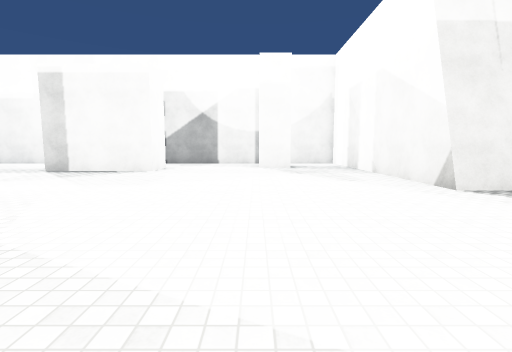
view 1 (above)

20 first-person views from a walk through a Unity game level. The camera is 1.4 m above the floor, tilts 6° down and sees 85° across. The floor is counted in squares, 2 m on a side. Each view is taken from the middle of a square. On the plan, view 1 faces up. The plan holds only what a view shows up to about 9 squares ahead; the rest is blank. The place goes on beyond the plan. The player is left out. Surface patterns are stand-ins for the level's own textures.

view 2
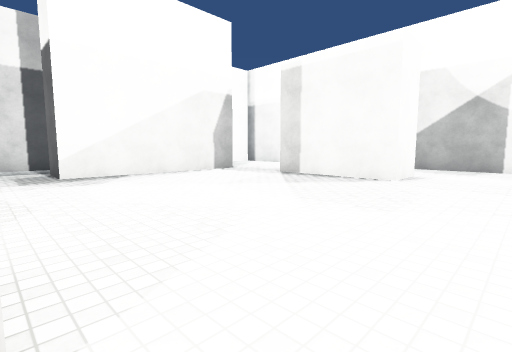

view 3
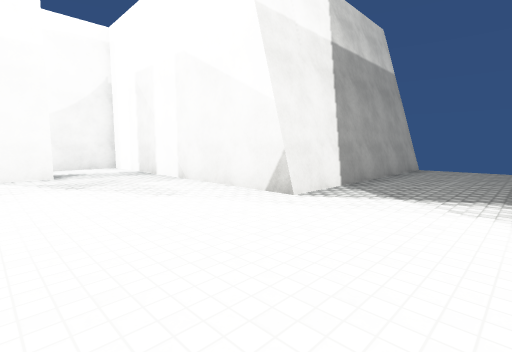

view 4
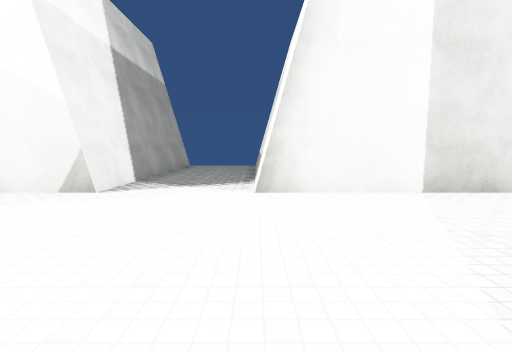

view 5
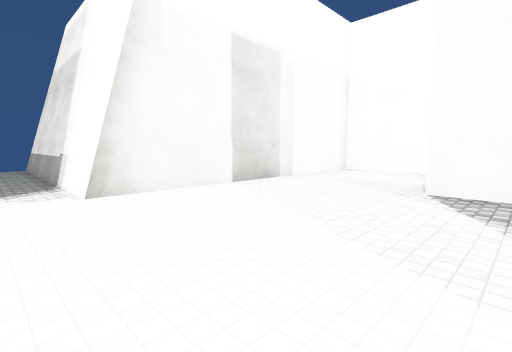

view 6
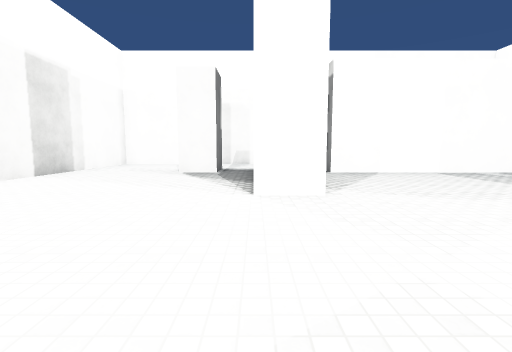

view 7
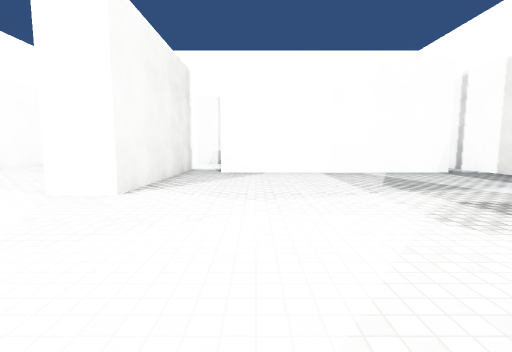

view 8
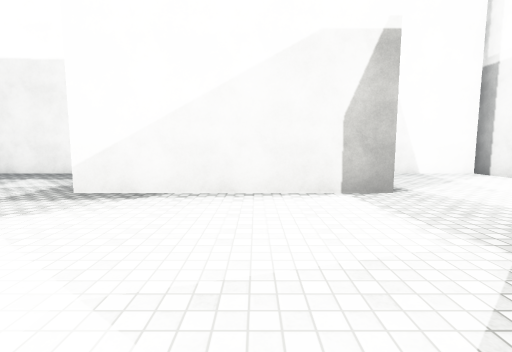

view 9
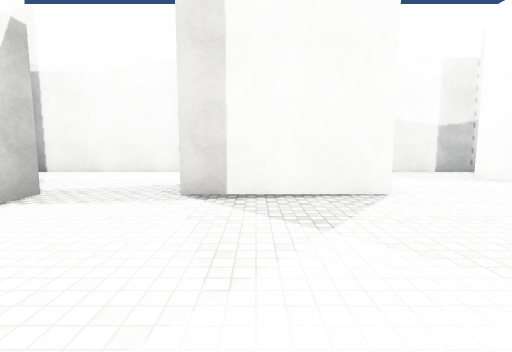

view 10
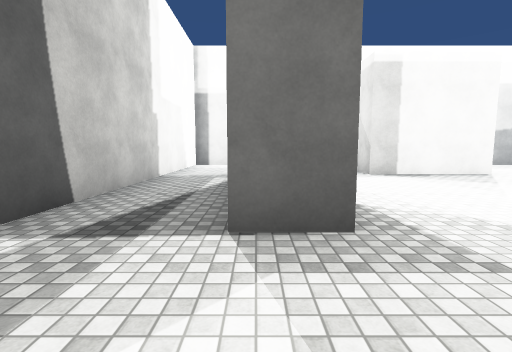

view 11
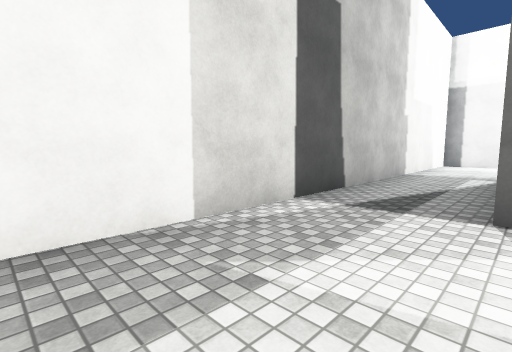

view 12
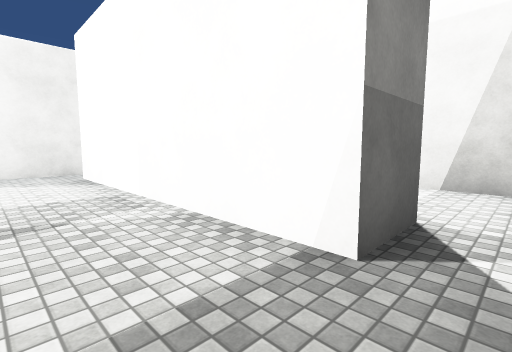

view 13
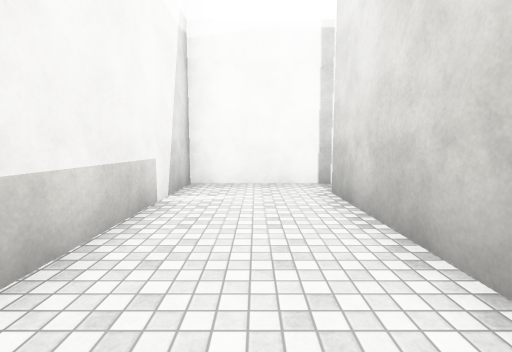

view 14
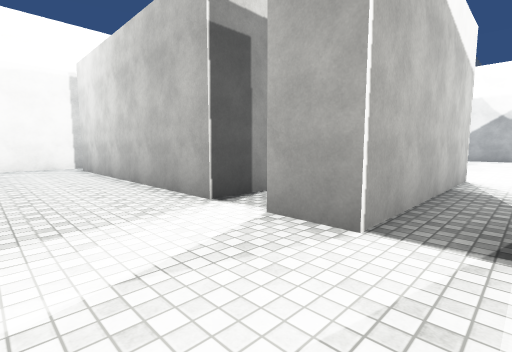

view 15
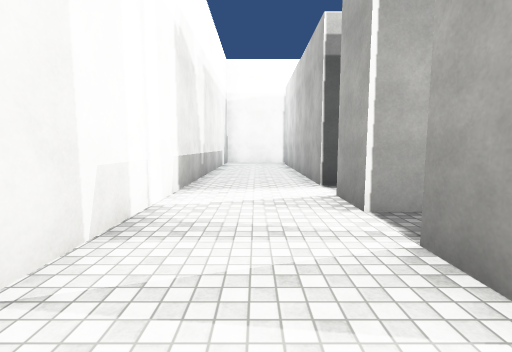

view 16
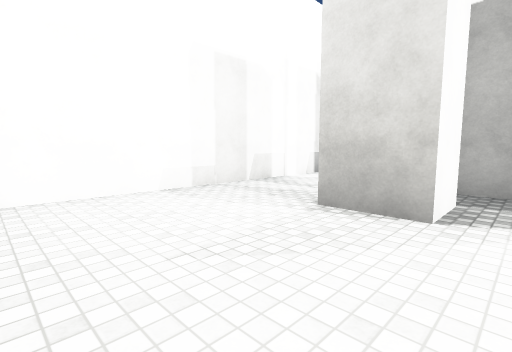

view 17
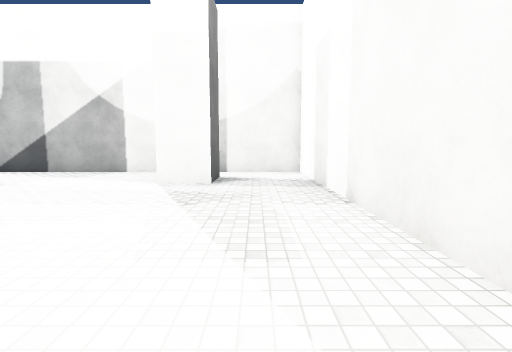

view 18
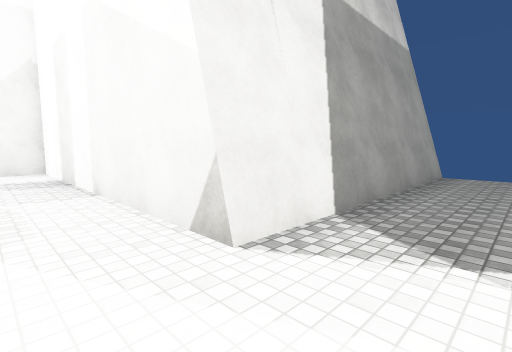

view 19
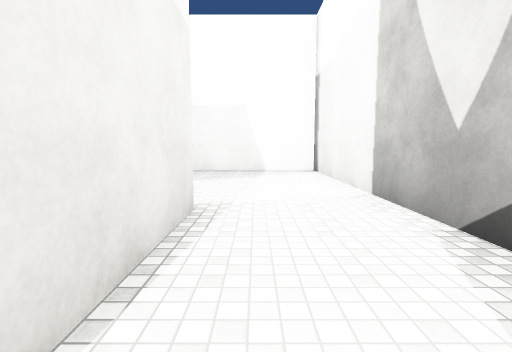

view 20
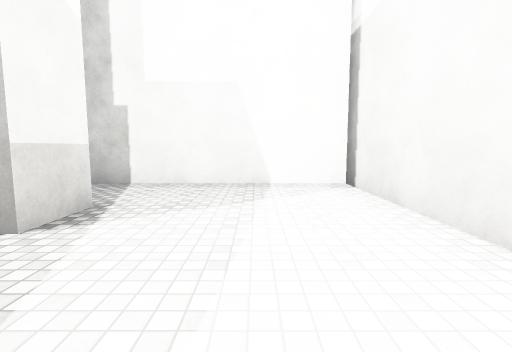

### Floor plan
Points are (right, up) in squares from view 1. A wall is a line through its corners. A room is listed if a view was taken in it or the views show most of it. See-through windows are left out.
Room 1 (views 1, 2, 3, 4, 5, 6, 7, 8, 9, 10, 11, 12, 13, 14, 15, 16, 17, 18, 19, 20)
walls: (-3, 2) (-2, 2) (-2, -2.8) (-3, -2.8) (-3, 2); (-4, -1.6) (-4, -2.8) (-10.3, -2.8) (-10.3, -1.6) (-4, -1.6); (-0.9, -1.6) (0.1, -1.6) (0.1, -2.8) (-0.9, -2.8) (-0.9, -1.6); (-3, 9.4) (-3, 8.1) (-6.1, 8.1) (-6.1, 9); (3.5, 2) (9.4, 2); (3.5, 1.8) (9.4, 1.8); (-6.1, 9.3) (-3.6, 9.3); (-9.2, 8.1) (-8.2, 8.1) (-8.2, 3.2) (-9.2, 3.2); (1.2, 10.5) (1.2, 9.3) (0.1, 9.3) (0.1, 10.6); (9.4, 4.6) (3.2, 4.6) (3.2, 11.7) (-11.3, 11.7) (-11.3, -5.3) (3.2, -5.3) (3.2, 2)
ways out: gap at (-4, -2); gap at (-1, -2)

Where each view was taken, in squares from view 1:
view 1: 0 up, 0 right, facing up
view 2: 2 up, 1 left, facing up-left
view 3: 2 up, 0 right, facing up-right
view 4: 2 up, 1 left, facing right
view 5: 3 up, 1 left, facing down-right
view 6: 6 up, 2 left, facing down
view 7: 6 up, 5 left, facing down
view 8: 6 up, 4 left, facing left
view 9: 4 up, 5 left, facing up
view 10: 1 up, 9 left, facing up
view 11: 0 up, 9 left, facing up-left
view 12: 0 up, 11 left, facing down-right
view 13: 4 down, 6 left, facing left
view 14: 5 down, 1 left, facing up-left
view 15: 4 down, 1 right, facing left
view 16: 1 down, 3 right, facing down-left
view 17: 4 up, 2 right, facing up
view 18: 3 up, 2 right, facing up-right
view 19: 10 up, 3 left, facing left
view 20: 10 up, 6 left, facing left
